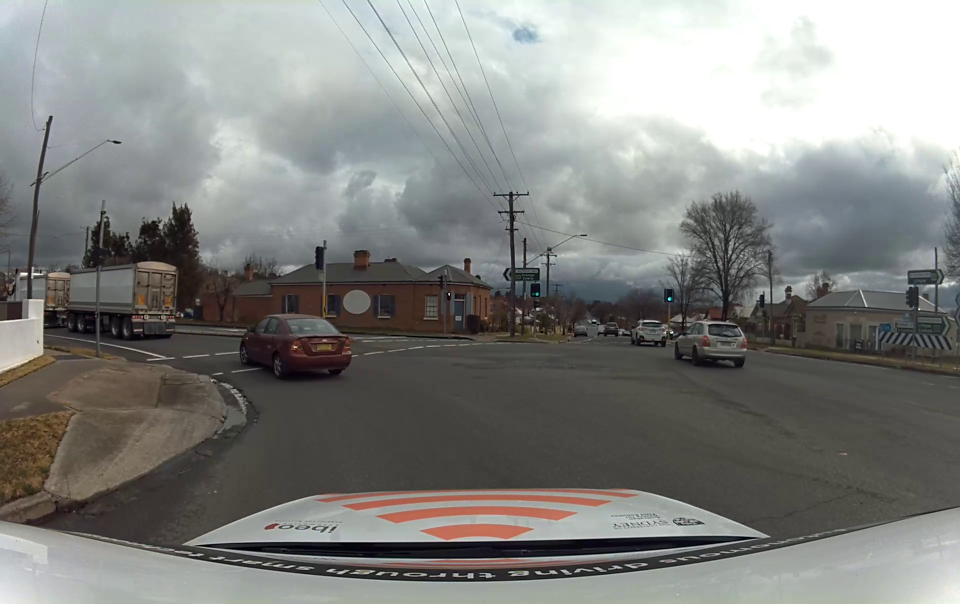
#> input picture data/images/camera_152port_a_cam_1-1688519870.610725218.png, 1920 x 1208 px, found by its file name (shown at 1/2 size)
$ python toimage.py   (older library calls are emulated)
#> lines starting #> are read from the running program, lines starting #| are printed output that depends on the picture
import numpy as np
import open3d as o3d
import cv2
import os
import json
from matplotlib.path import Path
from scipy.spatial.transform import Rotation as R

# Normalize intensities
def normalize_intensities(intensities, cap=255):
    capped_intensities = np.minimum(intensities, cap)
    normalized_intensities = capped_intensities / cap
    return np.clip(normalized_intensities, 0, 1)

# Read PCD files with intensity values
def read_pcd_with_intensity(pcd_file):
    pcd = o3d.io.read_point_cloud(pcd_file, remove_nan_points=True)
    points = np.asarray(pcd.points)
    if pcd.has_colors():
        intensities = np.asarray(pcd.colors)[:, 0] * 255  # Assuming intensity is stored in color
    else:
        intensities = np.ones((points.shape[0],)) * 255
    return points, intensities

# Fisheye projection of points
def project_points_fisheye(points, camera_matrix, dist_coeffs):
    if points.size == 0:
        return np.array([]), np.array([])

    rvec = np.zeros((3, 1))
    tvec = np.zeros((3, 1))
    image_points, _ = cv2.fisheye.projectPoints(points.reshape(-1, 1, 3), rvec, tvec, camera_matrix, dist_coeffs)
    image_points = image_points.reshape(-1, 2)
    return image_points

# Transform points using the transformation matrix
def transform_points(points, T):
    points_hom = np.hstack((points, np.ones((points.shape[0], 1))))
    points_transformed = (T @ points_hom.T).T[:, :3]
    return points_transformed

# Filter points that are inside a given polygon
def filter_points_in_polygon(image_points, polygon, corresponding_3d_points):
    path = Path(polygon)
    inside = path.contains_points(image_points)
    return image_points[inside], corresponding_3d_points[inside], inside

# Save colored point cloud as a PCD file
def save_colored_pcd(points, colors, output_pcd_file):
    pcd = o3d.geometry.PointCloud()
    pcd.points = o3d.utility.Vector3dVector(points)
    pcd.colors = o3d.utility.Vector3dVector(colors)
    o3d.io.write_point_cloud(output_pcd_file, pcd)
    print(f"Saved colored PCD at: {output_pcd_file}")

# Camera matrix and distortion coefficients
camera_matrix = np.array([
    [968.797410, 0.000000, 954.078232],
    [0.000000, 974.917054, 664.433449],
    [0.000000, 0.000000, 1.000000]
])
dist_coeffs = np.array([-0.037439, -0.004983, 0.004292, -0.002258])

# Load image and point cloud
base_folder = os.path.expanduser("~/Desktop/test4")
image_folder = os.path.join(base_folder, "images")
lidar_folder = os.path.join(base_folder, "lidar")
output_dir = os.path.join(base_folder, "output")
os.makedirs(output_dir, exist_ok=True)

image_file = os.path.join(image_folder, "camera_152port_a_cam_1-1688519870.610725218.png")
pcd_file = os.path.join(lidar_folder, "concatenated_point_cloud.pcd")

# Load the distorted image
image = cv2.imread(image_file)
#> image is the input picture: shape (1208, 1920, 3); mean B, G, R 128.9, 131.7, 130.7
if image is None:
    print(f"Error: Failed to load image from {image_file}")
    exit(1)

# Undistort the image
image_height, image_width = 1208, 1920
balance = 0
new_camera_matrix = cv2.fisheye.estimateNewCameraMatrixForUndistortRectify(
    camera_matrix, dist_coeffs, (image_width, image_height), np.eye(3), balance=balance
)

map1, map2 = cv2.fisheye.initUndistortRectifyMap(
    camera_matrix, dist_coeffs, np.eye(3), new_camera_matrix, (image_width, image_height), cv2.CV_16SC2
)
rectified_image = cv2.remap(image, map1, map2, interpolation=cv2.INTER_LINEAR, borderMode=cv2.BORDER_REPLICATE)
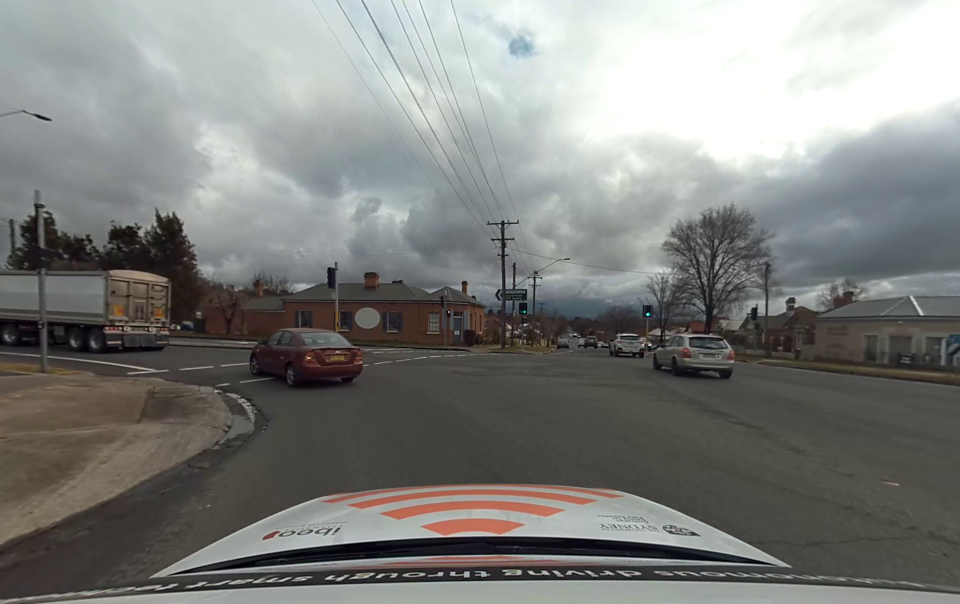
#> rectified_image: shape (1208, 1920, 3) (shown at 1/2 size); mean B, G, R 125.7, 128.5, 127.4

# Load and transform point cloud
#> (the run stopped early here; a loop or call above may not have finished)
